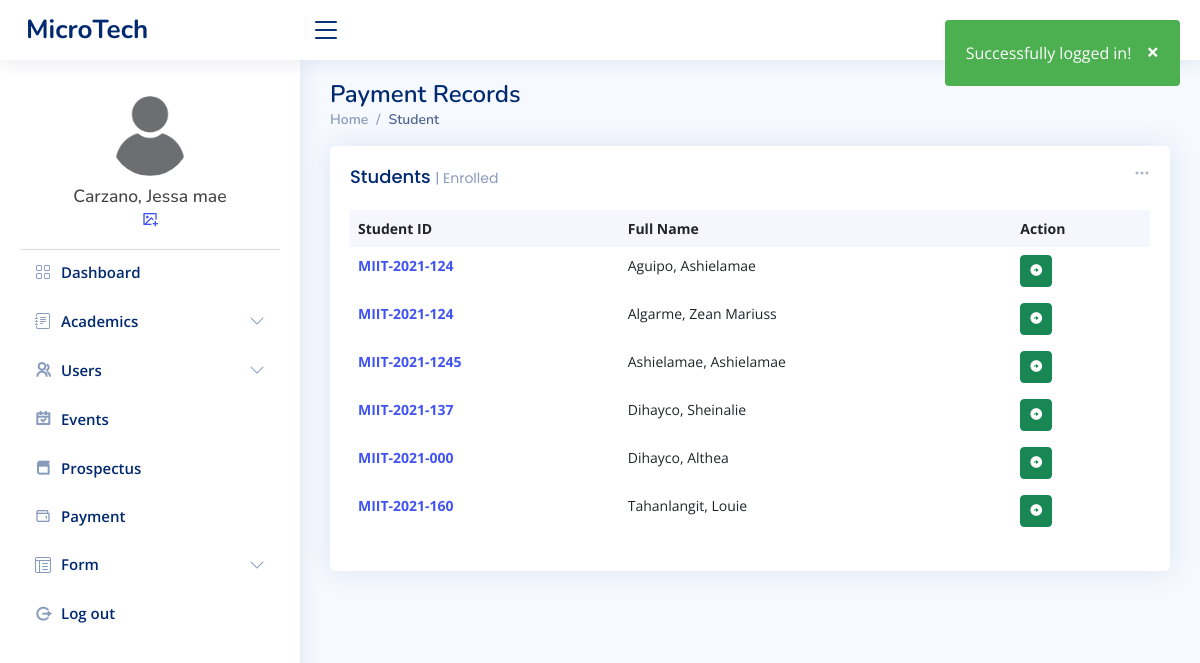
The page /admin/payment.php (signed in) on the database as committed earlier.
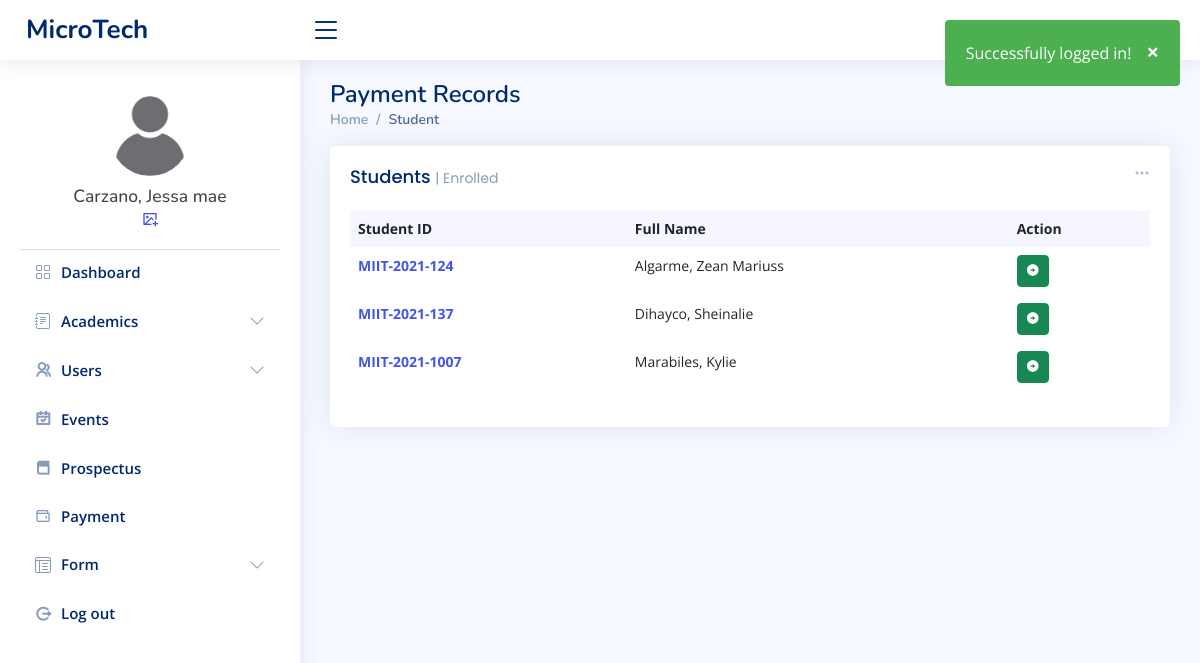
The same page on the database as committed later.
### tables this page shows
CREATE TABLE `tbl_students` (
  `user_id` int(11) NOT NULL,
  `user_name` varchar(50) NOT NULL,
  `lname` varchar(50) NOT NULL,
  `fname` varchar(50) NOT NULL,
  `middleInitial` varchar(30) NOT NULL,
  `Suffix` varchar(15) NOT NULL,
  `course` varchar(50) NOT NULL,
  `year` int(10) NOT NULL,
  `contact` varchar(20) NOT NULL,
  `gender` varchar(10) NOT NULL,
  `bdate` varchar(50) NOT NULL,
  `pob` text NOT NULL,
  `email` varchar(50) NOT NULL,
  `major` varchar(50) NOT NULL,
  `nationality` varchar(20) NOT NULL,
  `civilStatus` varchar(20) NOT NULL,
  `religion` varchar(20) NOT NULL,
  `modality` varchar(20) NOT NULL,
  `fb` varchar(30) NOT NULL,
  `curAddress` varchar(200) NOT NULL,
  `cityAdd` varchar(200) NOT NULL,
  `zipcode` varchar(30) NOT NULL,
  `fatherName` varchar(50) NOT NULL,
  `fwork` varchar(50) NOT NULL,
  `motherName` varchar(50) NOT NULL,
  `mwork` varchar(50) NOT NULL,
  `primarySchool` varchar(100) NOT NULL,
  `primaryAddress` text NOT NULL,
  `primaryCompleted` varchar(30) NOT NULL,
  `entermediateSchool` varchar(100) NOT NULL,
  `entermediateAddress` text NOT NULL,
  `entermediateCompleted` varchar(30) NOT NULL,
  `hsSchool` varchar(100) NOT NULL,
  `hsAddress` text NOT NULL,
  `hsCompleted` varchar(30) NOT NULL,
  `shSchool` varchar(100) NOT NULL,
  `shAddress` text NOT NULL,
  `shCompleted` varchar(30) NOT NULL,
  `collegeSchool` varchar(100) NOT NULL,
  `collegeAddress` text NOT NULL,
  `collegeCompleted` varchar(30) NOT NULL,
  `user_image` varchar(50) NOT NULL,
  `user_role` varchar(50) NOT NULL,
  `user_pass` varchar(100) NOT NULL,
  `semester` int(11) NOT NULL,
  `status` varchar(20) NOT NULL,
  `date` date DEFAULT NULL
);

### admin/payment.php (the view, shortened to what this page needs)
<?php
include_once "../templates/header.php";
?>
<main id="main" class="main">
  <div class="pagetitle">
    <h1>Payment Records</h1>
    <nav>
      <ol class="breadcrumb">
        <li class="breadcrumb-item"><a href="index.php">Home</a></li>
        <li class="breadcrumb-item active">Student</li>
      </ol>
    </nav>
  </div>
  <section class="section dashboard">
    <div class="col-12">
      <div class="card recent-sales overflow-auto">
        <div class="filter">
          <a class="icon" href="#" data-bs-toggle="dropdown"><i class="bi bi-three-dots"></i></a>
        </div>
        <div class="card-body">
          <h5 class="card-title">Students <span>| Enrolled</span></h5>
          <table class="table table-borderless datatable">
            <thead>
              <tr>
                <th scope="col">Student ID</th>
                <th scope="col">Full Name</th>
                <th scope="col">Action</th>
              </tr>
            </thead>
            <tbody>
              <?php
              $database = new Connection();
              $db = $database->open();
              try {
                $sql = 'SELECT * FROM tbl_students ORDER BY lname ASC';
                foreach ($db->query($sql) as $row) {
              ?>
                  <tr>
                    <th scope="row"><a href=""><?php echo $row["user_name"] ?></a></th>
                    <td><?php echo $row["lname"] ?>, <?php echo $row["fname"] ?></td>
                    <td>
                      <form action="student_profile.php" method="post">
                        <button type="submit" class="btn btn-sm btn-success" name="submit"><i class="ri-arrow-right-circle-fill"></i></button>
                      </form>
                    </td>
                  </tr>
              <?php
                }
              } catch (PDOException $e) {
                echo "There is some problem in connection: " . $e->getMessage();
              }
              ?>
            </tbody>
          </table>
        </div>
      </div>
    </div>
  </section>
</main>
<?php
include_once "../templates/footer.php";
?>

Rows that differ between the two databases and show on the page:
removed tbl_students: user_name "MIIT-2021-124", lname "Aguipo", fname "Ashielamae"
removed tbl_students: user_name "MIIT-2021-1245", lname "Ashielamae", fname "Ashielamae"
removed tbl_students: user_name "MIIT-2021-000", lname "Dihayco", fname "Althea"
removed tbl_students: user_name "MIIT-2021-160", lname "Tahanlangit", fname "Louie"
added tbl_students: user_name "MIIT-2021-1007", lname "Marabiles", fname "Kylie"
